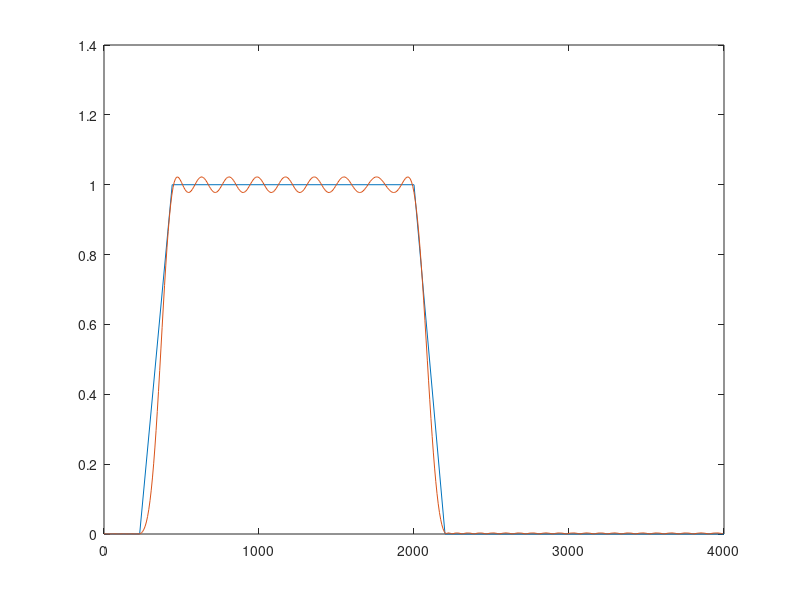
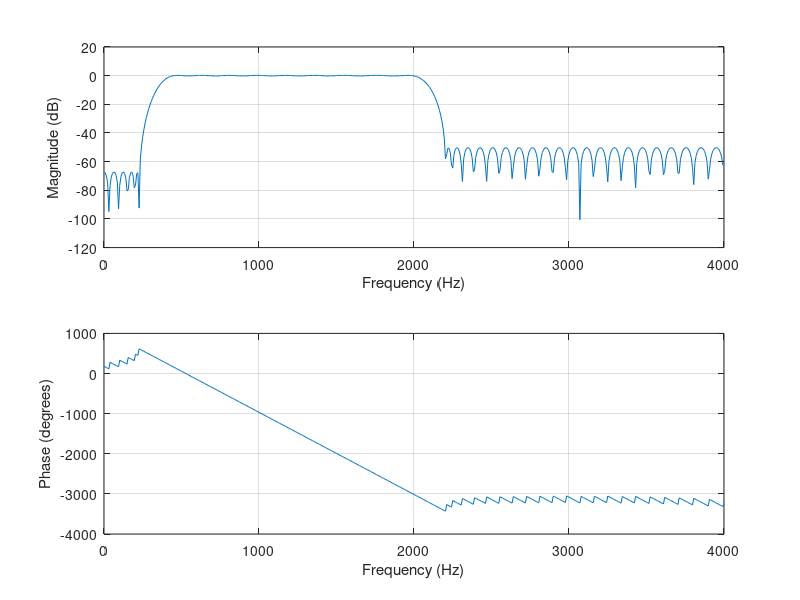

MATLAB code for these plots, in order:
F = [230 440 2000 2200];  %tap frequencies
A = [0 1 0];                    %tap gain, assume its working on
                                    %pairs of entries, with an implicit 0
                                    %at the start and end
pass_ripple = (10^(0.4/20)-1)/(10^(0.4/20)+1); 
stop_ripple = 10^(-50/20);
stop_ripple_front = 10^(-67/20);
DEV = [stop_ripple_front pass_ripple stop_ripple];
Fs = 8000;                          %Fsamp

[m,f,a,W] = firpmord(F,A,DEV,Fs);   %tells us what order and shit it needs to be

b = firpm(m,f,a, W);                %coeffs of the FIR filter
[h,w] = freqz(b,1,512);         %freqz(numerator, denominator, resolution)
plot(f/2 * Fs,a,w/2/pi * Fs,abs(h)) %draws the something....

figure;                             %create new figure window
freqz(b,1,512, Fs);                 %plot magnitude and phase of filter design

tmp = (b(1));
str = ['double b[] = {' num2str(tmp)];
for i=2:length(b)
    tmp = (b(i));
    str = [str, ', ', num2str(tmp)];
end;
str = [str, '}'];

